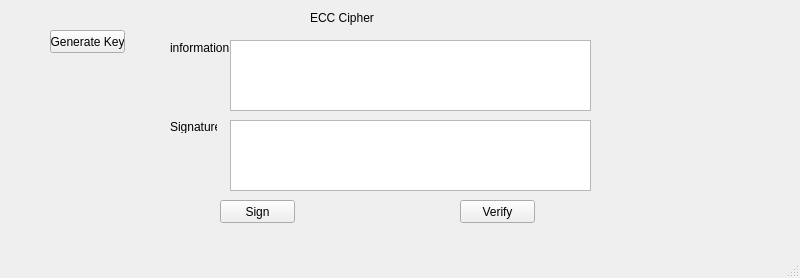
<?xml version="1.0" encoding="UTF-8"?>
<ui version="4.0">
 <class>MainWindow</class>
 <widget class="QMainWindow" name="MainWindow">
  <property name="geometry">
   <rect>
    <x>0</x>
    <y>0</y>
    <width>800</width>
    <height>278</height>
   </rect>
  </property>
  <property name="windowTitle">
   <string>MainWindow</string>
  </property>
  <widget class="QWidget" name="centralwidget">
   <widget class="QLabel" name="label">
    <property name="geometry">
     <rect>
      <x>310</x>
      <y>10</y>
      <width>81</width>
      <height>16</height>
     </rect>
    </property>
    <property name="text">
     <string>ECC Cipher</string>
    </property>
   </widget>
   <widget class="QPushButton" name="generate_key">
    <property name="geometry">
     <rect>
      <x>50</x>
      <y>30</y>
      <width>75</width>
      <height>23</height>
     </rect>
    </property>
    <property name="text">
     <string>Generate Key</string>
    </property>
   </widget>
   <widget class="QLabel" name="label_2">
    <property name="geometry">
     <rect>
      <x>170</x>
      <y>40</y>
      <width>61</width>
      <height>16</height>
     </rect>
    </property>
    <property name="text">
     <string>information</string>
    </property>
   </widget>
   <widget class="QTextEdit" name="information">
    <property name="geometry">
     <rect>
      <x>230</x>
      <y>40</y>
      <width>361</width>
      <height>71</height>
     </rect>
    </property>
   </widget>
   <widget class="QTextEdit" name="Sig">
    <property name="geometry">
     <rect>
      <x>230</x>
      <y>120</y>
      <width>361</width>
      <height>71</height>
     </rect>
    </property>
   </widget>
   <widget class="QLabel" name="label_3">
    <property name="geometry">
     <rect>
      <x>170</x>
      <y>120</y>
      <width>47</width>
      <height>13</height>
     </rect>
    </property>
    <property name="text">
     <string>Signature</string>
    </property>
   </widget>
   <widget class="QPushButton" name="sig">
    <property name="geometry">
     <rect>
      <x>220</x>
      <y>200</y>
      <width>75</width>
      <height>23</height>
     </rect>
    </property>
    <property name="text">
     <string>Sign</string>
    </property>
   </widget>
   <widget class="QPushButton" name="verify">
    <property name="geometry">
     <rect>
      <x>460</x>
      <y>200</y>
      <width>75</width>
      <height>23</height>
     </rect>
    </property>
    <property name="text">
     <string>Verify</string>
    </property>
   </widget>
  </widget>
  <widget class="QMenuBar" name="menubar">
   <property name="geometry">
    <rect>
     <x>0</x>
     <y>0</y>
     <width>800</width>
     <height>21</height>
    </rect>
   </property>
  </widget>
  <widget class="QStatusBar" name="statusbar"/>
 </widget>
 <resources/>
 <connections/>
</ui>
